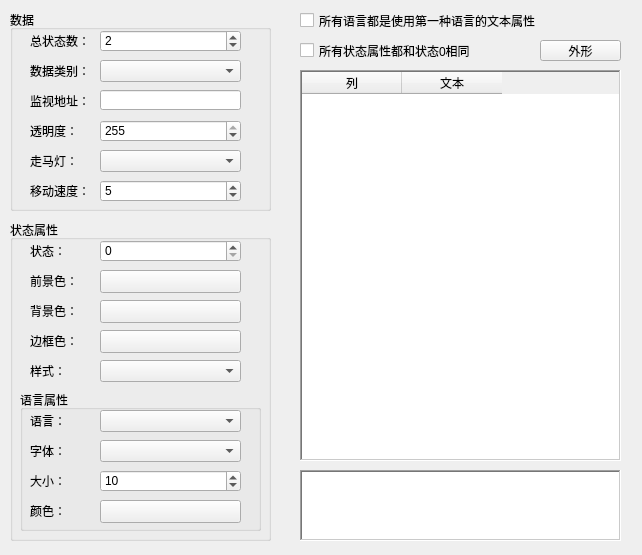
<?xml version="1.0" encoding="UTF-8"?>
<ui version="4.0">
 <class>qMessageShowOne</class>
 <widget class="QWidget" name="qMessageShowOne">
  <property name="geometry">
   <rect>
    <x>0</x>
    <y>0</y>
    <width>642</width>
    <height>555</height>
   </rect>
  </property>
  <property name="windowTitle">
   <string>Form</string>
  </property>
  <widget class="QGroupBox" name="groupBox">
   <property name="geometry">
    <rect>
     <x>10</x>
     <y>10</y>
     <width>261</width>
     <height>201</height>
    </rect>
   </property>
   <property name="title">
    <string>数据</string>
   </property>
   <widget class="QLabel" name="label_6">
    <property name="geometry">
     <rect>
      <x>20</x>
      <y>50</y>
      <width>61</width>
      <height>21</height>
     </rect>
    </property>
    <property name="text">
     <string>数据类别：</string>
    </property>
   </widget>
   <widget class="QComboBox" name="comboBox_dataType">
    <property name="geometry">
     <rect>
      <x>90</x>
      <y>50</y>
      <width>141</width>
      <height>22</height>
     </rect>
    </property>
   </widget>
   <widget class="QSpinBox" name="spinBox_total">
    <property name="geometry">
     <rect>
      <x>90</x>
      <y>20</y>
      <width>141</width>
      <height>22</height>
     </rect>
    </property>
    <property name="minimum">
     <number>1</number>
    </property>
    <property name="maximum">
     <number>128</number>
    </property>
    <property name="value">
     <number>2</number>
    </property>
   </widget>
   <widget class="QLabel" name="label_7">
    <property name="geometry">
     <rect>
      <x>20</x>
      <y>20</y>
      <width>61</width>
      <height>21</height>
     </rect>
    </property>
    <property name="text">
     <string>总状态数：</string>
    </property>
   </widget>
   <widget class="QLabel" name="label_8">
    <property name="geometry">
     <rect>
      <x>20</x>
      <y>80</y>
      <width>61</width>
      <height>21</height>
     </rect>
    </property>
    <property name="text">
     <string>监视地址：</string>
    </property>
   </widget>
   <widget class="QLineEdit" name="lineEdit_addr">
    <property name="geometry">
     <rect>
      <x>90</x>
      <y>80</y>
      <width>141</width>
      <height>20</height>
     </rect>
    </property>
   </widget>
   <widget class="QPushButton" name="pushButton_addr">
    <property name="geometry">
     <rect>
      <x>230</x>
      <y>80</y>
      <width>21</width>
      <height>20</height>
     </rect>
    </property>
    <property name="text">
     <string/>
    </property>
    <property name="icon">
     <iconset resource="../../resourse.qrc">
      <normaloff>:/addressintput/images/address.bmp</normaloff>:/addressintput/images/address.bmp</iconset>
    </property>
    <property name="autoDefault">
     <bool>true</bool>
    </property>
    <property name="flat">
     <bool>true</bool>
    </property>
   </widget>
   <widget class="QLabel" name="label_9">
    <property name="geometry">
     <rect>
      <x>20</x>
      <y>170</y>
      <width>61</width>
      <height>21</height>
     </rect>
    </property>
    <property name="text">
     <string>移动速度：</string>
    </property>
   </widget>
   <widget class="QLabel" name="label_10">
    <property name="geometry">
     <rect>
      <x>20</x>
      <y>140</y>
      <width>61</width>
      <height>21</height>
     </rect>
    </property>
    <property name="text">
     <string>走马灯：</string>
    </property>
   </widget>
   <widget class="QComboBox" name="comboBox_move">
    <property name="geometry">
     <rect>
      <x>90</x>
      <y>140</y>
      <width>141</width>
      <height>22</height>
     </rect>
    </property>
   </widget>
   <widget class="QSpinBox" name="spinBox">
    <property name="geometry">
     <rect>
      <x>90</x>
      <y>170</y>
      <width>141</width>
      <height>22</height>
     </rect>
    </property>
    <property name="minimum">
     <number>1</number>
    </property>
    <property name="maximum">
     <number>10</number>
    </property>
    <property name="value">
     <number>5</number>
    </property>
   </widget>
   <widget class="QLabel" name="label_15">
    <property name="geometry">
     <rect>
      <x>20</x>
      <y>110</y>
      <width>61</width>
      <height>21</height>
     </rect>
    </property>
    <property name="text">
     <string>透明度：</string>
    </property>
   </widget>
   <widget class="QSpinBox" name="spinBox_tran">
    <property name="geometry">
     <rect>
      <x>90</x>
      <y>110</y>
      <width>141</width>
      <height>22</height>
     </rect>
    </property>
    <property name="minimum">
     <number>0</number>
    </property>
    <property name="maximum">
     <number>255</number>
    </property>
    <property name="value">
     <number>255</number>
    </property>
   </widget>
  </widget>
  <widget class="QGroupBox" name="groupBox_2">
   <property name="geometry">
    <rect>
     <x>10</x>
     <y>220</y>
     <width>261</width>
     <height>321</height>
    </rect>
   </property>
   <property name="title">
    <string>状态属性</string>
   </property>
   <widget class="QSpinBox" name="spinBox_curNum">
    <property name="geometry">
     <rect>
      <x>90</x>
      <y>20</y>
      <width>141</width>
      <height>22</height>
     </rect>
    </property>
    <property name="minimum">
     <number>0</number>
    </property>
    <property name="maximum">
     <number>127</number>
    </property>
    <property name="value">
     <number>0</number>
    </property>
   </widget>
   <widget class="QLabel" name="label">
    <property name="geometry">
     <rect>
      <x>20</x>
      <y>20</y>
      <width>61</width>
      <height>21</height>
     </rect>
    </property>
    <property name="text">
     <string>状态：</string>
    </property>
   </widget>
   <widget class="QLabel" name="label_2">
    <property name="geometry">
     <rect>
      <x>20</x>
      <y>110</y>
      <width>61</width>
      <height>21</height>
     </rect>
    </property>
    <property name="text">
     <string>边框色：</string>
    </property>
   </widget>
   <widget class="QLabel" name="label_3">
    <property name="geometry">
     <rect>
      <x>20</x>
      <y>50</y>
      <width>61</width>
      <height>21</height>
     </rect>
    </property>
    <property name="text">
     <string>前景色：</string>
    </property>
   </widget>
   <widget class="QPushButton" name="pushButton_frameColor">
    <property name="geometry">
     <rect>
      <x>90</x>
      <y>110</y>
      <width>141</width>
      <height>23</height>
     </rect>
    </property>
    <property name="text">
     <string/>
    </property>
   </widget>
   <widget class="QPushButton" name="pushButton_foreColor">
    <property name="geometry">
     <rect>
      <x>90</x>
      <y>50</y>
      <width>141</width>
      <height>23</height>
     </rect>
    </property>
    <property name="text">
     <string/>
    </property>
   </widget>
   <widget class="QLabel" name="label_4">
    <property name="geometry">
     <rect>
      <x>20</x>
      <y>80</y>
      <width>61</width>
      <height>21</height>
     </rect>
    </property>
    <property name="text">
     <string>背景色：</string>
    </property>
   </widget>
   <widget class="QPushButton" name="pushButton_bkColor">
    <property name="geometry">
     <rect>
      <x>90</x>
      <y>80</y>
      <width>141</width>
      <height>23</height>
     </rect>
    </property>
    <property name="text">
     <string/>
    </property>
   </widget>
   <widget class="QLabel" name="label_5">
    <property name="geometry">
     <rect>
      <x>20</x>
      <y>140</y>
      <width>61</width>
      <height>21</height>
     </rect>
    </property>
    <property name="text">
     <string>样式：</string>
    </property>
   </widget>
   <widget class="QComboBox" name="comboBox_style">
    <property name="geometry">
     <rect>
      <x>90</x>
      <y>140</y>
      <width>141</width>
      <height>22</height>
     </rect>
    </property>
   </widget>
   <widget class="QGroupBox" name="groupBox_3">
    <property name="geometry">
     <rect>
      <x>10</x>
      <y>170</y>
      <width>241</width>
      <height>141</height>
     </rect>
    </property>
    <property name="title">
     <string>语言属性</string>
    </property>
    <widget class="QLabel" name="label_11">
     <property name="geometry">
      <rect>
       <x>10</x>
       <y>20</y>
       <width>61</width>
       <height>21</height>
      </rect>
     </property>
     <property name="text">
      <string>语言：</string>
     </property>
    </widget>
    <widget class="QLabel" name="label_12">
     <property name="geometry">
      <rect>
       <x>10</x>
       <y>50</y>
       <width>61</width>
       <height>21</height>
      </rect>
     </property>
     <property name="text">
      <string>字体：</string>
     </property>
    </widget>
    <widget class="QLabel" name="label_13">
     <property name="geometry">
      <rect>
       <x>10</x>
       <y>80</y>
       <width>61</width>
       <height>21</height>
      </rect>
     </property>
     <property name="text">
      <string>大小：</string>
     </property>
    </widget>
    <widget class="QLabel" name="label_14">
     <property name="geometry">
      <rect>
       <x>10</x>
       <y>110</y>
       <width>61</width>
       <height>21</height>
      </rect>
     </property>
     <property name="text">
      <string>颜色：</string>
     </property>
    </widget>
    <widget class="QComboBox" name="comboBox_lan">
     <property name="geometry">
      <rect>
       <x>80</x>
       <y>20</y>
       <width>141</width>
       <height>22</height>
      </rect>
     </property>
    </widget>
    <widget class="QComboBox" name="comboBox_fontNmae">
     <property name="geometry">
      <rect>
       <x>80</x>
       <y>50</y>
       <width>141</width>
       <height>22</height>
      </rect>
     </property>
    </widget>
    <widget class="QSpinBox" name="spinBox_fontSize">
     <property name="geometry">
      <rect>
       <x>80</x>
       <y>80</y>
       <width>141</width>
       <height>22</height>
      </rect>
     </property>
     <property name="minimum">
      <number>8</number>
     </property>
     <property name="maximum">
      <number>128</number>
     </property>
     <property name="value">
      <number>10</number>
     </property>
    </widget>
    <widget class="QPushButton" name="pushButton_fontColor">
     <property name="geometry">
      <rect>
       <x>80</x>
       <y>110</y>
       <width>141</width>
       <height>23</height>
      </rect>
     </property>
     <property name="text">
      <string/>
     </property>
    </widget>
   </widget>
  </widget>
  <widget class="QCheckBox" name="checkBox_lanFirst">
   <property name="geometry">
    <rect>
     <x>300</x>
     <y>10</y>
     <width>241</width>
     <height>21</height>
    </rect>
   </property>
   <property name="text">
    <string>所有语言都是使用第一种语言的文本属性</string>
   </property>
  </widget>
  <widget class="QCheckBox" name="checkBox_state">
   <property name="geometry">
    <rect>
     <x>300</x>
     <y>40</y>
     <width>231</width>
     <height>21</height>
    </rect>
   </property>
   <property name="text">
    <string>所有状态属性都和状态0相同</string>
   </property>
  </widget>
  <widget class="QTableWidget" name="tableWidget">
   <property name="geometry">
    <rect>
     <x>300</x>
     <y>70</y>
     <width>321</width>
     <height>391</height>
    </rect>
   </property>
   <property name="frameShape">
    <enum>QFrame::WinPanel</enum>
   </property>
   <column>
    <property name="text">
     <string>列</string>
    </property>
   </column>
   <column>
    <property name="text">
     <string>文本</string>
    </property>
   </column>
  </widget>
  <widget class="QPlainTextEdit" name="plainTextEdit">
   <property name="geometry">
    <rect>
     <x>300</x>
     <y>470</y>
     <width>321</width>
     <height>71</height>
    </rect>
   </property>
   <property name="frameShape">
    <enum>QFrame::WinPanel</enum>
   </property>
  </widget>
  <widget class="QPushButton" name="pushButton_waixing">
   <property name="geometry">
    <rect>
     <x>540</x>
     <y>40</y>
     <width>81</width>
     <height>21</height>
    </rect>
   </property>
   <property name="text">
    <string>外形</string>
   </property>
  </widget>
 </widget>
 <resources>
  <include location="../../resourse.qrc"/>
 </resources>
 <connections/>
</ui>
